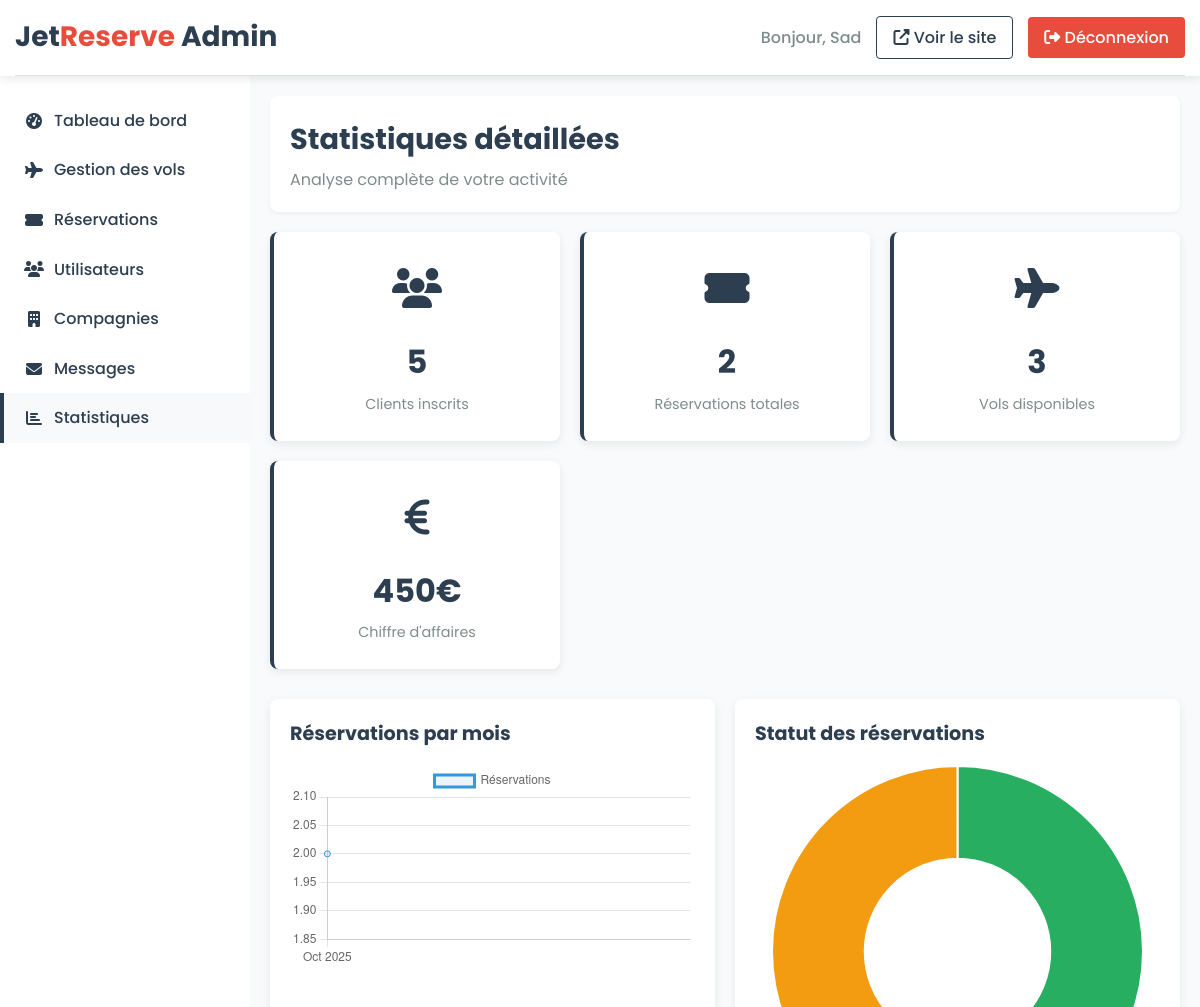
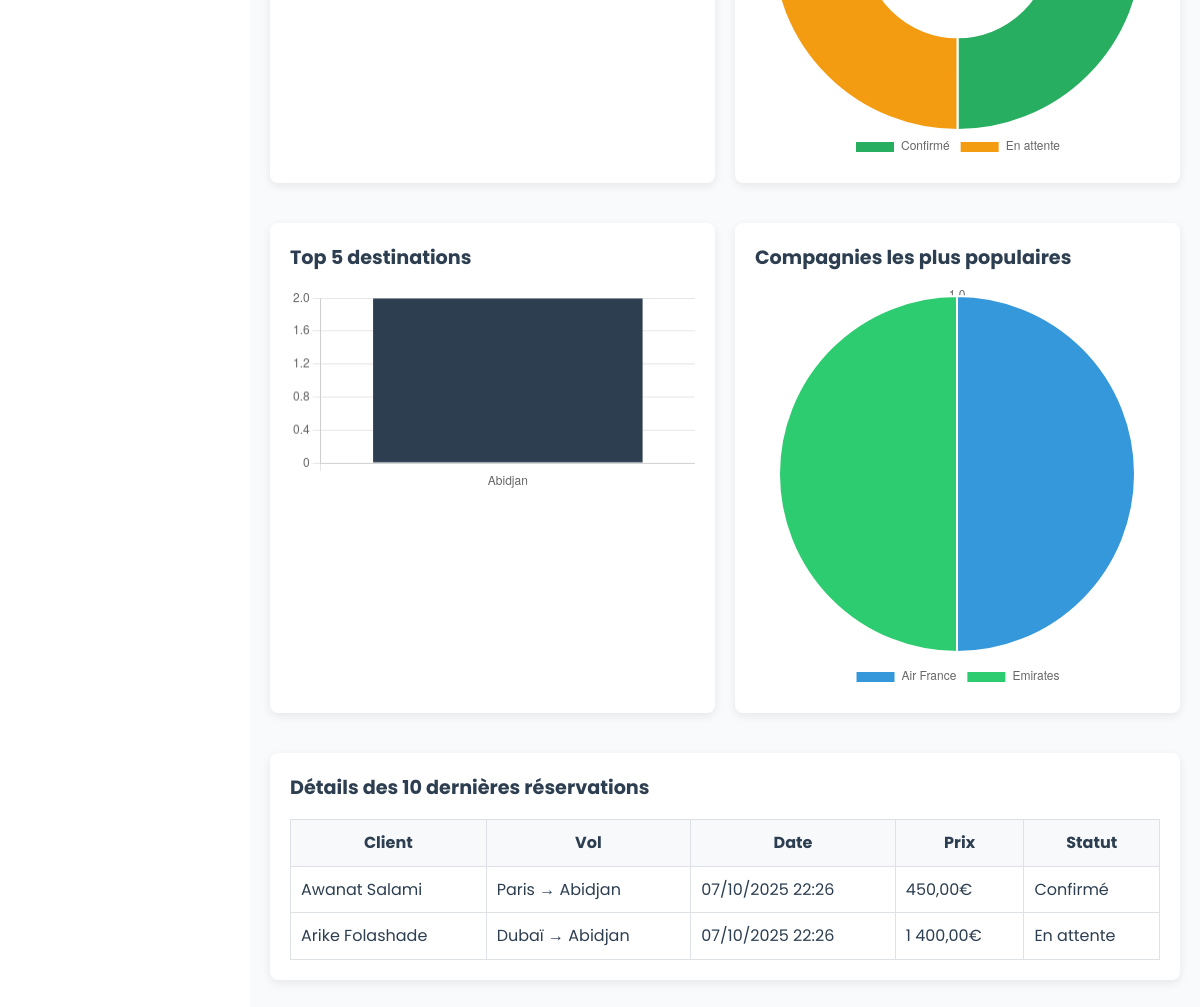
The app's page /dashboard/statistiques.php (signed in), older data (2 pictures, top to bottom).
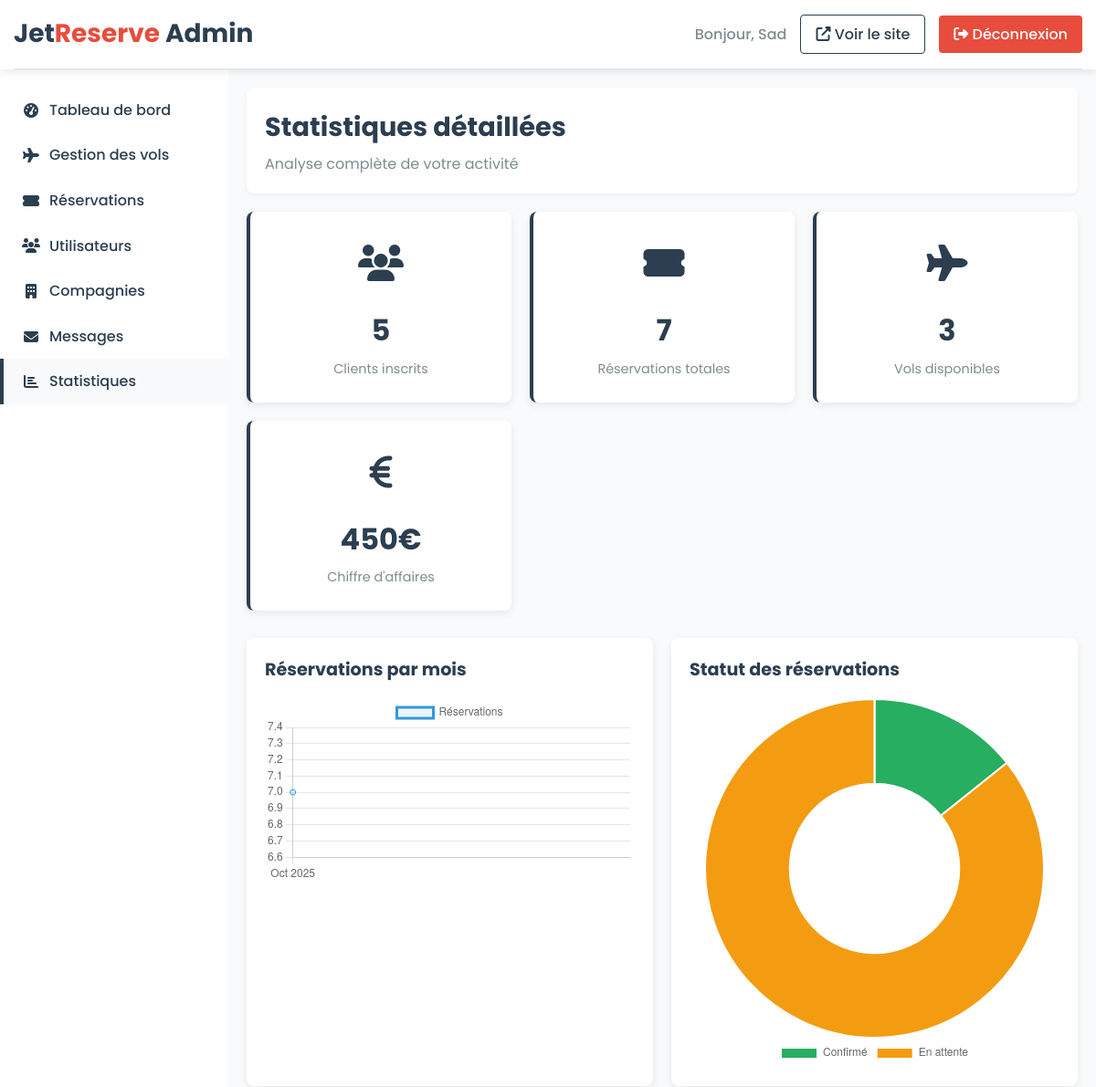
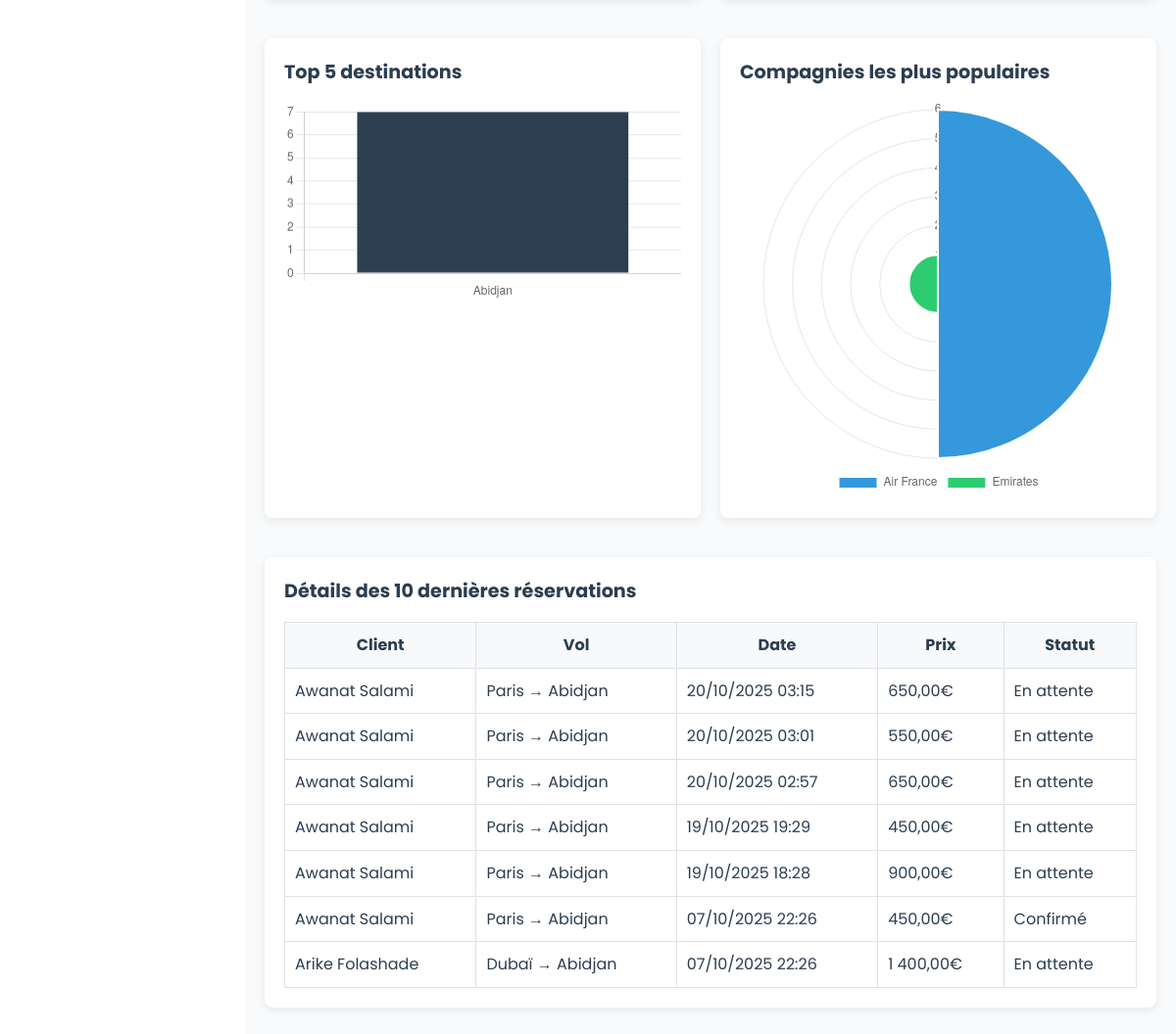
The same page, newer data (2 pictures, top to bottom).
### tables this page shows
CREATE TABLE IF NOT EXISTS `reservations` (
  `id_reservation` int(11) NOT NULL AUTO_INCREMENT,
  `id_user` int(11) NOT NULL,
  `id_vol` int(11) NOT NULL,
  `statut` enum('confirmé','en attente','annulé') DEFAULT 'en attente',
  `date_reservation` timestamp NULL DEFAULT CURRENT_TIMESTAMP,
  `nombre_passagers` int(11) DEFAULT '1',
  `prix_total` decimal(10,2) DEFAULT NULL,
  PRIMARY KEY (`id_reservation`),
  KEY `id_user` (`id_user`),
  KEY `id_vol` (`id_vol`)
);

CREATE TABLE IF NOT EXISTS `users` (
  `id_user` int(11) NOT NULL AUTO_INCREMENT,
  `nom` varchar(50) NOT NULL,
  `prenom` varchar(50) NOT NULL,
  `email` varchar(100) NOT NULL,
  `telephone` varchar(20) DEFAULT NULL,
  `password` varchar(255) NOT NULL,
  `role` enum('client','admin') DEFAULT 'client',
  `statut` enum('actif','inactif') NOT NULL,
  `date_creation` timestamp NULL DEFAULT CURRENT_TIMESTAMP,
  PRIMARY KEY (`id_user`),
  UNIQUE KEY `email` (`email`)
);

CREATE TABLE IF NOT EXISTS `vols` (
  `id_vol` int(11) NOT NULL AUTO_INCREMENT,
  `id_compagnie` int(11) NOT NULL,
  `id_avion` int(11) NOT NULL,
  `depart` varchar(50) NOT NULL,
  `arrivee` varchar(50) NOT NULL,
  `date_depart` datetime NOT NULL,
  `date_arrivee` datetime NOT NULL,
  `prix` decimal(10,2) NOT NULL,
  `escales` int(11) DEFAULT '0',
  `classe` enum('économique','affaires','première') DEFAULT 'économique',
  `numero_vol` varchar(10) DEFAULT NULL,
  `places_disponibles` int(11) DEFAULT NULL,
  PRIMARY KEY (`id_vol`),
  KEY `id_compagnie` (`id_compagnie`),
  KEY `id_avion` (`id_avion`)
);

### dashboard/includes/check_admin.php (called while the page is built, shortened)
<?php
require_once __DIR__ . '/../../includes/db.php';
try {
    $stmt = $pdo->prepare("SELECT COUNT(*) as total FROM reservations");
    $stmt->execute();
    $total_reservations = $stmt->fetch(PDO::FETCH_ASSOC)['total'];
} catch (PDOException $e) {
    $total_clients = 0;
    $total_reservations = 0;
    $total_vols = 0;
    $chiffre_affaires = 0;
    $reservations_attente = 0;
}
?>

### dashboard/statistiques.php (the view, shortened to what the changed rows need)
<?php include 'includes/check_admin.php'; ?>
<!DOCTYPE html>
<html lang="fr">
<head>
    <link rel="stylesheet" href="https://cdnjs.cloudflare.com/ajax/libs/font-awesome/6.4.0/css/all.min.css">
</head>
<body>
    <div class="admin-container">
        <main class="admin-content">
            <div class="content-header">
                <h1 class="page-title">Statistiques détaillées</h1>
            </div>
            <div class="stats-grid">
                <div class="stat-card">
                    <div class="stat-icon">
                        <i class="fas fa-ticket-alt"></i>
                    </div>
                    <div class="stat-number"><?php echo $total_reservations; ?></div>
                    <div class="stat-label">Réservations totales</div>
                </div>
            </div>
            <div class="charts-grid">
                <div class="chart-container">
                    <h3 class="chart-title">Réservations par mois</h3>
                    <canvas id="reservationsChart" width="400" height="200"></canvas>
                </div>
                <div class="chart-container">
                    <h3 class="chart-title">Statut des réservations</h3>
                    <canvas id="statutChart" width="400" height="200"></canvas>
                </div>
                <div class="chart-container">
                    <h3 class="chart-title">Top 5 destinations</h3>
                    <canvas id="destinationsChart" width="400" height="200"></canvas>
                </div>
                <div class="chart-container">
                    <h3 class="chart-title">Compagnies les plus populaires</h3>
                    <canvas id="compagniesChart" width="400" height="200"></canvas>
                </div>
            </div>
            <div class="chart-container">
                <table style="width: 100%; border-collapse: collapse;">
                    <thead>
                        <tr style="background: var(--light);">
                            <th style="padding: 10px; border: 1px solid var(--border-color);">Client</th>
                            <th style="padding: 10px; border: 1px solid var(--border-color);">Vol</th>
                            <th style="padding: 10px; border: 1px solid var(--border-color);">Date</th>
                            <th style="padding: 10px; border: 1px solid var(--border-color);">Prix</th>
                            <th style="padding: 10px; border: 1px solid var(--border-color);">Statut</th>
                        </tr>
                    </thead>
                    <tbody>
                        <?php
                        try {
                            $stmt = $pdo->prepare("
                                SELECT r.*, v.depart, v.arrivee, u.prenom, u.nom
                                FROM reservations r
                                JOIN vols v ON r.id_vol = v.id_vol
                                JOIN users u ON r.id_user = u.id_user
                                ORDER BY r.date_reservation DESC
                                LIMIT 10
                            ");
                            $stmt->execute();
                            $dernieres_reservations = $stmt->fetchAll(PDO::FETCH_ASSOC);
                            foreach ($dernieres_reservations as $reservation) {
                                echo '<tr>';
                                echo '<td style="padding: 10px; border: 1px solid var(--border-color);">' . htmlspecialchars($reservation['prenom'] . ' ' . $reservation['nom']) . '</td>';
                                echo '<td style="padding: 10px; border: 1px solid var(--border-color);">' . htmlspecialchars($reservation['depart'] . ' → ' . $reservation['arrivee']) . '</td>';
                                echo '<td style="padding: 10px; border: 1px solid var(--border-color);">' . date('d/m/Y H:i', strtotime($reservation['date_reservation'])) . '</td>';
                                echo '<td style="padding: 10px; border: 1px solid var(--border-color);">' . number_format($reservation['prix_total'], 2, ',', ' ') . '€</td>';
                                echo '<td style="padding: 10px; border: 1px solid var(--border-color);">' . ucfirst($reservation['statut']) . '</td>';
                                echo '</tr>';
                            }
                        } catch (PDOException $e) {
                            echo '<tr><td colspan="5" style="padding: 10px; border: 1px solid var(--border-color); text-align: center; color: var(--danger);">Erreur: ' . $e->getMessage() . '</td></tr>';
                        }
                        ?>
                    </tbody>
                </table>
            </div>
        </main>
    </div>
</body>
</html>

Row changes from the older to the newer data that the page shows:
added reservations: id_user.nom "Awanat Salami", id_vol.arrivee "Paris → Abidjan", date_reservation "20/10/2025 03:15", prix_total "650,00", statut "En attente"
added reservations: id_user.nom "Awanat Salami", id_vol.arrivee "Paris → Abidjan", date_reservation "20/10/2025 03:01", prix_total "550,00", statut "En attente"
added reservations: id_user.nom "Awanat Salami", id_vol.arrivee "Paris → Abidjan", date_reservation "20/10/2025 02:57", prix_total "650,00", statut "En attente"
added reservations: id_user.nom "Awanat Salami", id_vol.arrivee "Paris → Abidjan", date_reservation "19/10/2025 19:29", prix_total "450,00", statut "En attente"
added reservations: id_user.nom "Awanat Salami", id_vol.arrivee "Paris → Abidjan", date_reservation "19/10/2025 18:28", prix_total "900,00", statut "En attente"
Text that changed along with them:
$total_reservations: "2" → "7"
chart data {{ implode(',', array_column($stats_mois, 'nb_reservations')) }}: 2 → 7
chart data {{ implode(',', array_column($stats_statut, 'count')) }}: 1,1 → 1,6
chart data {{ implode(',', array_column($top_destinations, 'count')) }}: 2 → 7
chart data {{ implode(',', array_column($top_compagnies, 'count')) }}: 1,1 → 6,1
